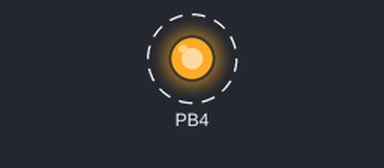
Recording of a program running on a simulated ATmega328P, built with avr-gcc and emulated at 16 MHz. On the bench: output pins drawn as LEDs (lit = HIGH). Dashed ring = blinking.

Above: at 0.05 s.
Timing chart, 0 to 3.0 s (numbered marks = the images above):
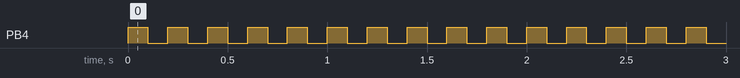

The program:

main.c
```c
/*
 * BitwiseOperatorleri.c
 *
 * Created: 17.02.2019 18:46:43
 * Author : erdemarslan
 */


// Bu da yorum satýrý bu arada!


#include <avr/io.h>
#define F_CPU 16000000L
#include "util/delay.h"


int main(void)
{
	// 0 input - 1 Output
	//DDRB = 0xFF; // B pinlerinin hepsi 11111111 -> Hepsi çýkýþ pini
	//PORTB = 0x00; // B pinlerinlerinin hepsini LOW alalým. Yalnýz böyle yapýnca tam olarak low olmuyor!
	// PIN BELÝRLEME YAPALIM BAKALIM OLACAK MI?
	DDRB = (1<<4); // B portunun 3. elemanýný çýkýþ olarak al! Bu pinMode fonksiyonu yerine kullanýlýr. Diðerleri otomatik olarak giriþ oldu galiba. denemek lazým :)

    /* Replace with your application code */
    while (1)
    {
		/*
		0 	0 	0 	0 	0 	0 	0 	0
		0 	0 	0 	0 	0 	1 	0 	0
		0 	0 	0 	0 	0 	1 	0 	0

		Aþaðýdaki ifade bu yukarýdaki olay olur. OR ile 1 ve 0 lar karþýlaþtýrýlýr.
		*/
		PORTB |= (1<<PORTB4);
		//PORTB |= (1<<3); // B Portunun 3. elemanýný high yap!
		_delay_ms(100);

		/*
		0 	0 	0 	0 	0 	1 	0 	0
		1 	1 	1 	1 	1 	0 	1 	1
		0 	0 	0 	0 	0 	0 	0 	0

		Aþaðýdaki ifade bu yukarýdaki olay olur. V ile 1 ve 0 lar karþýlaþtýrýlýr. Tabiki karþýlaþtýrýlmadan önce portlardan alýnan bilgi ters çevrilir.
		*/
		PORTB &= ~(1<<4); // B Portunun 3. elemanýný low yapalým!
		_delay_ms(100);
    }
}
```

Measured:
- by itself, PB4: alternates HIGH for 0.10 s and LOW for 0.10 s
